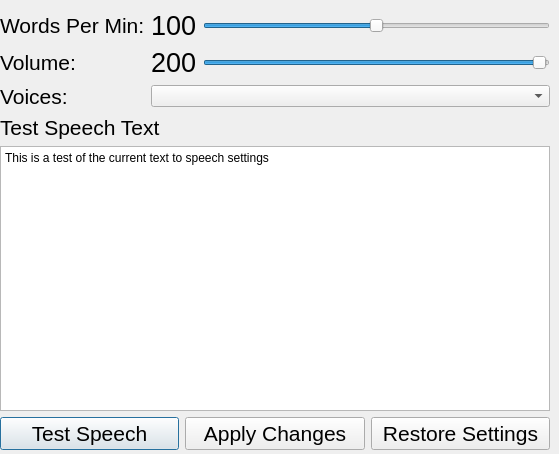
<?xml version="1.0" encoding="UTF-8"?>
<ui version="4.0">
 <class>Settings</class>
 <widget class="QDialog" name="Settings">
  <property name="geometry">
   <rect>
    <x>0</x>
    <y>0</y>
    <width>559</width>
    <height>454</height>
   </rect>
  </property>
  <property name="windowTitle">
   <string>Settings</string>
  </property>
  <widget class="QWidget" name="layoutWidget">
   <property name="geometry">
    <rect>
     <x>0</x>
     <y>10</y>
     <width>550</width>
     <height>490</height>
    </rect>
   </property>
   <layout class="QVBoxLayout" name="verticalLayout">
    <item>
     <layout class="QGridLayout" name="gridLayout">
      <item row="2" column="0">
       <widget class="QLabel" name="label_3">
        <property name="font">
         <font>
          <pointsize>16</pointsize>
         </font>
        </property>
        <property name="text">
         <string>Voices:</string>
        </property>
       </widget>
      </item>
      <item row="1" column="0">
       <widget class="QLabel" name="label_2">
        <property name="font">
         <font>
          <pointsize>16</pointsize>
         </font>
        </property>
        <property name="text">
         <string>Volume:</string>
        </property>
       </widget>
      </item>
      <item row="1" column="2">
       <widget class="QSlider" name="sVolumeSlider">
        <property name="toolTip">
         <string>Volume slider</string>
        </property>
        <property name="maximum">
         <number>100</number>
        </property>
        <property name="value">
         <number>99</number>
        </property>
        <property name="orientation">
         <enum>Qt::Horizontal</enum>
        </property>
       </widget>
      </item>
      <item row="0" column="0">
       <widget class="QLabel" name="label">
        <property name="font">
         <font>
          <pointsize>16</pointsize>
         </font>
        </property>
        <property name="text">
         <string>Words Per Min:</string>
        </property>
       </widget>
      </item>
      <item row="0" column="2">
       <widget class="QSlider" name="rateSlider">
        <property name="toolTip">
         <string>Words per minute slider (rate)</string>
        </property>
        <property name="minimum">
         <number>100</number>
        </property>
        <property name="maximum">
         <number>300</number>
        </property>
        <property name="value">
         <number>200</number>
        </property>
        <property name="orientation">
         <enum>Qt::Horizontal</enum>
        </property>
       </widget>
      </item>
      <item row="0" column="1">
       <widget class="QLabel" name="rateLabel">
        <property name="font">
         <font>
          <pointsize>20</pointsize>
         </font>
        </property>
        <property name="text">
         <string>100</string>
        </property>
       </widget>
      </item>
      <item row="1" column="1">
       <widget class="QLabel" name="volumeLabel">
        <property name="font">
         <font>
          <pointsize>20</pointsize>
         </font>
        </property>
        <property name="text">
         <string>200</string>
        </property>
       </widget>
      </item>
      <item row="2" column="1" colspan="2">
       <widget class="QComboBox" name="comboBox">
        <property name="toolTip">
         <string>Drop down box for selecting the voice</string>
        </property>
        <property name="editable">
         <bool>false</bool>
        </property>
       </widget>
      </item>
     </layout>
    </item>
    <item>
     <layout class="QVBoxLayout" name="verticalLayout_4">
      <item>
       <widget class="QLabel" name="label_4">
        <property name="font">
         <font>
          <pointsize>16</pointsize>
         </font>
        </property>
        <property name="text">
         <string>&lt;html&gt;&lt;head/&gt;&lt;body&gt;&lt;p&gt;Test Speech Text&lt;/p&gt;&lt;/body&gt;&lt;/html&gt;</string>
        </property>
       </widget>
      </item>
      <item>
       <widget class="QPlainTextEdit" name="plainTextEdit">
        <property name="toolTip">
         <string>The text entered here is used when the test speech button is pressed</string>
        </property>
        <property name="plainText">
         <string>This is a test of the current text to speech settings</string>
        </property>
       </widget>
      </item>
      <item>
       <layout class="QHBoxLayout" name="horizontalLayout_2">
        <property name="bottomMargin">
         <number>50</number>
        </property>
        <item>
         <widget class="QPushButton" name="testButton">
          <property name="font">
           <font>
            <pointsize>16</pointsize>
           </font>
          </property>
          <property name="toolTip">
           <string>Apply and test current speech settings</string>
          </property>
          <property name="text">
           <string>Test Speech</string>
          </property>
          <property name="iconSize">
           <size>
            <width>50</width>
            <height>50</height>
           </size>
          </property>
         </widget>
        </item>
        <item>
         <widget class="QPushButton" name="applyButton">
          <property name="font">
           <font>
            <pointsize>16</pointsize>
           </font>
          </property>
          <property name="toolTip">
           <string>Apply new speech settings</string>
          </property>
          <property name="text">
           <string>Apply Changes</string>
          </property>
          <property name="iconSize">
           <size>
            <width>50</width>
            <height>50</height>
           </size>
          </property>
         </widget>
        </item>
        <item>
         <widget class="QPushButton" name="restoreButton">
          <property name="font">
           <font>
            <pointsize>16</pointsize>
           </font>
          </property>
          <property name="toolTip">
           <string>Restores settings to what they were when you opened the window</string>
          </property>
          <property name="text">
           <string>Restore Settings</string>
          </property>
         </widget>
        </item>
       </layout>
      </item>
     </layout>
    </item>
   </layout>
  </widget>
 </widget>
 <resources/>
 <connections/>
</ui>
